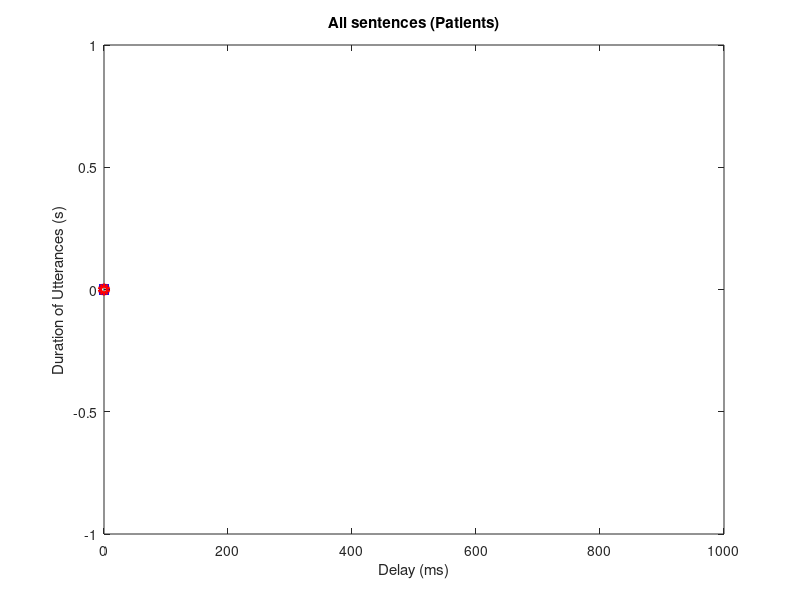
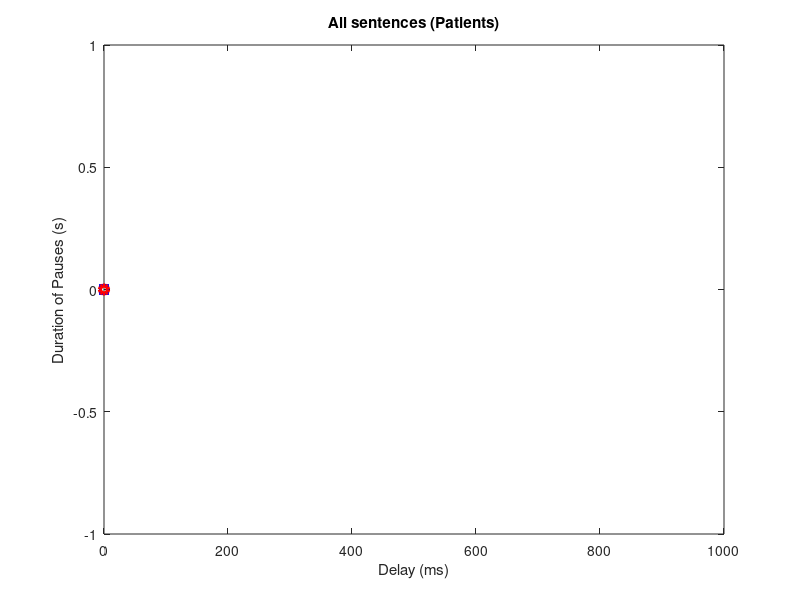

MATLAB code for these plots, in order:
% vars needed: nameFolds allpatientutterances allpatientpauses
% allpatientmsdelay
clear all; close all;
d = dir;
isub = [d(:).isdir]; %# returns logical vector
nameFolds = {d(isub).name}';
nameFolds(ismember(nameFolds,{'.','..'})) = [];

allpatientpauses = zeros(120,4);
allpatientutterances = zeros(120,4);
allpatientmsdelay = zeros(120,4);
[row column] = size(nameFolds);
for loopintime = 1:row
    if loopintime == 5
        continue;
    end
    curdir = nameFolds{loopintime,1};
    cd(curdir);
    disp(sprintf('entering directory: %s',curdir));
    load goodstuff;
    disp('loaded goodstuff');
    for loop = 1:length(goodstuff.voiceprobs)
        voiceprobs(loop,:) = goodstuff.voiceprobs(1,loop).voiceprobs;
        msdelay(1,loop) = goodstuff.voiceprobs(1,loop).msdelay;
        saystrings{1,loop} = goodstuff.voiceprobs(1,loop).saystring;
        %     if voiceprobs(loop,8) == 8
        %         ggprestuff(1:3,loop) = 0;
        %     else
        ggprestuff(1,loop) = goodstuff.durpauses(1,loop);
        ggprestuff(2,loop) = goodstuff.durutterances(1,loop);
        ggprestuff(3,loop) = goodstuff.voiceprobs(1,loop).msdelay;
        %end
    end
    %ggprestuff( :, ~any(ggprestuff,1) ) = [];
    matcheddelay = find(msdelay == 0);
    for loop1 = 1:length(msdelay)
        cursaystring = saystrings{1,loop1};
        matchedstr = strmatch(cursaystring,saystrings)';
        desiredindice = intersect(matchedstr,matcheddelay);
        if length(desiredindice) >= 2
            error('Found more than one instance where there is a sentence with 0 delay');
        end
        if isempty(desiredindice)
            error('Did not find any 0 delay for this sentence. Note: Have not taken out the bad trials yet.');
        end
        ggprestuff(4:5,loop1) = ggprestuff(1:2,desiredindice);
    end
    normedstuff = ggprestuff(1,:) - ggprestuff(4,:);
    normedstuff(2,:) = ggprestuff(2,:) - ggprestuff(5,:);
    normedstuff(3,:) = msdelay;
    
    badtrials = find(voiceprobs(:,8) == 8);
    if ~isempty(badtrials)
        normedstuff( :, badtrials ) = [];
    end
    
    ggstuff = normedstuff;
    goodstuff.normedggstuff = ggstuff;
    save goodstuff goodstuff
    disp('saved goodstuff');
    % accumulate each ggstuff into a new variable and then clear everything
    % except essential stuff. plot will plot down a column for both
    % variables. so need to transpose it.
    if length(ggstuff) ~=120
        ggstuff(:,end+1:120) = NaN;
    end
    
    allpatientpauses(:,loopintime) = ggstuff(1,:)';
    allpatientutterances(:,loopintime) = ggstuff(2,:)';
    allpatientmsdelay(:,loopintime) = ggstuff(3,:)';
    
    clearvars -except allpatientpauses allpatientutterances allpatientmsdelay nameFolds
    cd ..
end

allpatientgoodstuff.allpatientpauses = allpatientpauses;
allpatientgoodstuff.allpatientutterances = allpatientutterances;
allpatientgoodstuff.allpatientmsdelay = allpatientmsdelay;
save allpatientgoodstuff allpatientgoodstuff
%%
countit = 0;
for loopit = [0,50 100,200,500,1000]
    countit = countit + 1;
    mszero = allpatientmsdelay == loopit;
    avgdutt(1,countit) = mean(allpatientutterances(mszero));
    avgdutt(2,countit) = loopit;
    avgdpau(1,countit) = mean(allpatientpauses(mszero));
    avgdpau(2,countit) = loopit;
    mszero(:) = 0;
end
%plotting!!
close all;
uttfigins = figure;
uttplot = plot(allpatientmsdelay,allpatientutterances,'bs');
hold on;
plot(avgdutt(2,:),avgdutt(1,:),'-ro','LineWidth',3);
hold off;
ylabel('Duration of Utterances (s)');
xlabel('Delay (ms)');
title('All sentences (Patients)');

paufigins = figure;
pauplot = plot(allpatientmsdelay,allpatientpauses,'bs');
hold on;
plot(avgdpau(2,:),avgdpau(1,:),'-ro','LineWidth',3);
hold off;
ylabel('Duration of Pauses (s)');
xlabel('Delay (ms)');
title('All sentences (Patients)');

%saving figures and pics of figures.
hgsave(uttfigins,'normedavgdpatientsutt');
saveas(uttfigins,'normedavgdpatientsutt.png','png');
hgsave(paufigins,'normedavgdpatientpau');
saveas(paufigins,'normedavgdpatientpau.png','png');